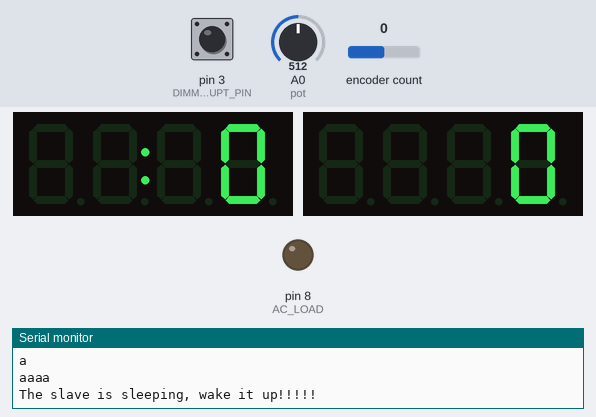
A sketch run on a simulated Arduino Uno, built with avr-gcc and run on an emulated ATmega328P. Parts: 2 × 4-digit seven-segment display, output pins drawn as LEDs (lit = HIGH), the last lines printed to the serial monitor. The inputs (shaded band) are chosen by the test bench; at power-on: encoder count 0, pin 3 (DIMMER_INTERRUPT_PIN) HIGH, A0 (pot) = 512.

Above: at 1.2 s.
1.3 s: encoder count set to -1
At 2.5 s:
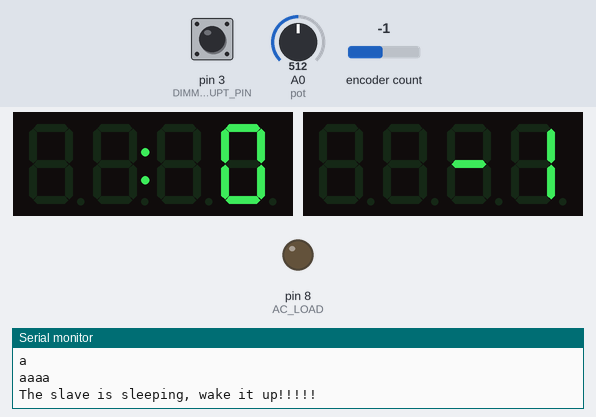
2.8 s: encoder count set to -2
At 3.5 s:
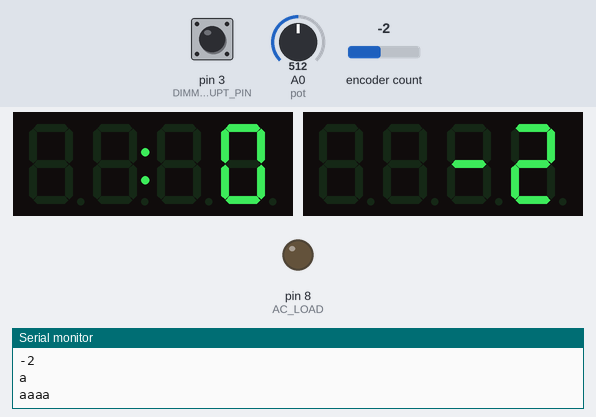
4.3 s: encoder count set to -3
At 5.5 s:
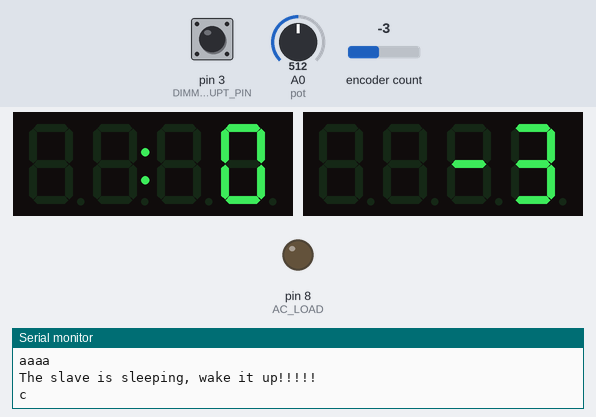
Timing chart, 0 to 7.3 s (numbered marks = the images above; inputs shaded):
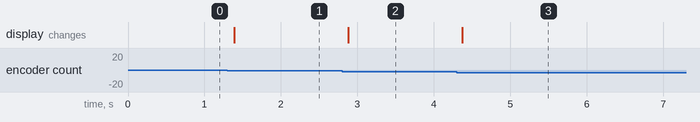

Measured:
- after the input at 1.3 s, the display: changes after 0.09 s (image 1)
- after the input at 2.8 s, the display: changes after 0.08 s (image 2)
- after the input at 4.3 s, the display: changes after 0.07 s (image 3)

The sketch:

therm-control.ino
```cpp
#include <Wire.h>

#include <Encoder.h>
//#define ENCODER_DO_NOT_USE_IdNTERRUPTS


/*
 * PINS SETUP:
 * 2, 5 - encoder. Why? Because pin 2 accepts interrupts, and encoder with first interrupt-accepting pin gives OK performance (https://www.pjrc.com/teensy/td_libs_Encoder.html)
 *
 */


Encoder myEnc(2, 5); //2 and 3 are interrupt pins in UNO
//long oldPosition  = -999;

#include <TM1637Display.h>
#define CLK 10
#define DIOY1 9
#define DIOG 11

#define ENC_FACTOR 4

TM1637Display displayYellow1(CLK, DIOY1);
TM1637Display displayGreen(CLK, DIOG);

const byte DIMMER_INTERRUPT_PIN = 3;
const int AC_LOAD = 8;             // Output to Opto Triac pin
volatile int dimming = 128;  // Dimming level (0-128)  0 = ON, 128 = OFF


const byte SLAVE_BUFFER_SIZE = 5;
char slaveBuffer[SLAVE_BUFFER_SIZE]={};               //empty array where for the data comming from slave

const byte SLAVE_ADDRESS = 8;

volatile int tempSet = 50; //initial threshold temperature

void setup()
{
  Serial.begin(9600);

  setupPins();
  setupDisplays();

  Wire.begin();
}

void setupPins(){
  pinMode(AC_LOAD, OUTPUT); // Set AC Load pin as output
  attachInterrupt(digitalPinToInterrupt(DIMMER_INTERRUPT_PIN), cross, FALLING);

}

void setupDisplays(){
  displayYellow1.setBrightness(2); //BRIGHTEST = 7;
  displayYellow1.clear();
  displayGreen.setBrightness(2);
  displayGreen.clear();
}


void loop()  {
  Serial.println("a");
  dimming = map(analogRead(A0), 0, 1024, 0, 10000); //map from pot
  Serial.println("aaaa");

  if (slaveConnected(SLAVE_ADDRESS)){
    Serial.println("slaveConnected returned true");
    Wire.requestFrom(SLAVE_ADDRESS, SLAVE_BUFFER_SIZE);   //gathers data comming from slave
    int i = 0;
    Serial.println("b");
    while (Wire.available()) {
      slaveBuffer[i] = Wire.read();   // every character that arrives stored in "t"
      i = i + 1;
      if (i > SLAVE_BUFFER_SIZE){
        Serial.println("Trying to overflow the slave buffer, please see how the fuck this shit happened");
        break;
      }
    }
  } else {
    Serial.println("The slave is sleeping, wake it up!!!!!");
  }


  Serial.println("c");
  displayYellow1.showNumberDecEx(atof(slaveBuffer)*100, 0b01000000, false);
  //displayGreen.showNumberDecEx(atof(slaveBuffer)*100, 0b01000000, false);

  long newPosition = readEncoderValue();
  displayGreen.showNumberDecEx(newPosition, false);
  Serial.println(newPosition);

  delay(50);

}


bool slaveConnected(int address){
  return false;
  Serial.println("before beginTransmission");
  Wire.beginTransmission (address);
  Serial.println("after beginTransmission");
  return Wire.endTransmission() == 0;
}


long readEncoderValue(){
  return myEnc.read() / ENC_FACTOR;
}


void cross()  //function to be fired at the zero crossing
{
  // Firing angle calculation : 1 full 50Hz wave =1/50=20ms
  // Every zerocrossing thus: (50Hz)-> 10ms (1/2 Cycle)
  // For 60Hz => 8.33ms (10.000/120)

  if (dimming < 9600 && dimming >= 850) {
    delayMicroseconds(dimming);    // Wait till firing the TRIAC  // For 60Hz =>65
    digitalWrite(AC_LOAD, HIGH);   // Fire the TRIAC
    delayMicroseconds(10);         // triac On propogation delay. Some Triacs need a longer period
    digitalWrite(AC_LOAD, LOW);    // No longer trigger the TRIAC (the next zero crossing will switch it off) TRIAC
  }
  if (dimming < 850) {
    delayMicroseconds(850);
    digitalWrite(AC_LOAD, HIGH);
    delayMicroseconds(10);
    digitalWrite(AC_LOAD, LOW);
  }
}
```
